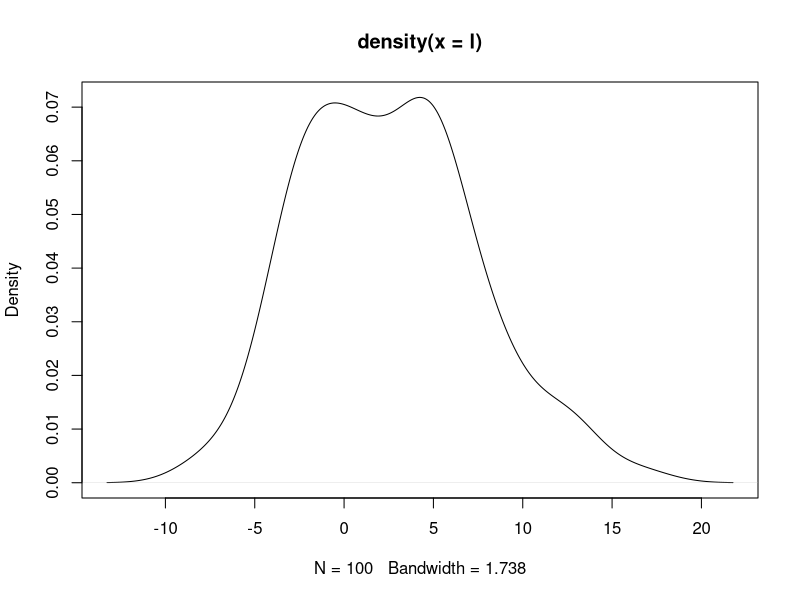

Source code (R):
## ---- chunk 1
x <- 5
y <- "scalar"

x
y
## ---- chunk 2
    df = data.frame(x = rnorm(100,0,1), y = seq(from = 1, to = 100) )
    result <- lm(y~x, data =df)
    
    result
## ---- chunk 3
    result$coeff
## ---- chunk 4
str(df)
## ---- chunk 5
x <- c(35.6, 36.1, 35.8, 37.0, 36.5, 37.2, 35.8)
str(x)
is.vector(x)
## ---- chunk 6
    a <- c(1, 2, 4, 6, 8)         
    b <- c(1, c(2, c(4, 6.8)))     # 套嵌使用
    a == b
    
    s <- c(1:10)        # 一个序列。相当于 seq(from = 1, to = 10, by= 1)
    s

    int <- c(1L, 6L, 8L)    # 产生integer类

    log <- c(T, F, F, T, T) # logical

    chr <- c("these", "are", "some", "character")
## ---- chunk 7
     f <- seq(1:10)     # 默认的increament是1,相当于 c(1:10)
     f
     
     g <- seq(from = 1, to = 10, by = 0.5)
     
     g
## ---- chunk 8
     h <- rep(5, 10)        # 单个数字的重复
     h
     
     j <- rep(c(1:3), 3)    # 重复一个序列 c(1:3)
     j
## ---- chunk 9
    k <- rnorm(100)    #default：rnorm(no, mean = 0, sd = 1)
         
    l <- rnorm(100, mean = 2, sd = 5)
    plot(density(l))
## ---- chunk 10
x <- rnorm(100)
typeof(x)
length(x)

y <- c("first", "second", "third")
typeof(y)
length(y)

z <- c(T, T, F)
typeof(z)
length(z)

w <- seq(from = 1, to = 10, by = 1)
typeof(w)
length(w)

mat <- matrix(rnorm(20), nrow = 4, ncol = 5)
typeof(mat)
length(mat)
## ---- chunk 11
u <- list(1:3, "cha", T, F, c(1, 4, 7), rep(1, 3), seq(1:5))

u
str(u)
typeof(u)
## ---- chunk 12
v <- list(list(2,4, T, "nope", seq(4:8)), rep(3:4, 2), list(T, F, "yes"))
v

str(v)
typeof(v)
## ---- chunk 13
  x <- factor(c("a", "b", "b", "a"))
  x
  class(x)
  levels(x)
## ---- chunk 14
   mat01 <- matrix(1:10, ncol = 2, nrow = 5)
   
   mat01
## ---- chunk 15
   mat02 <- matrix(1:10)
   dim <- c(2, 5)
   
   mat02
## ---- chunk 16
   mat03 <- matrix(1:15, ncol = 3, nrow = 5)
   
   mat03
   
   colnames(mat03) <- c("x1", "x2", "x3")   # 三个研究变量
   
   mat03
## ---- chunk 17
   mat04 <- matrix(1:15, ncol = 5, nrow = 3)
   
   mat04
   
   rownames(mat04) <- c("obs01", "obs02", "obs03")
   
   mat04
## ---- chunk 18
df <- data.frame(x = 1:5, y = c("a", "b", "c", "d", "e"))

df

str(df)
## ---- chunk 19
df_02 <- data.frame(x = 1:5, y = c("a", "b", "c", "d", "e"),  stringsAsFactors = FALSE)

df_02

str(df_02)
## ---- chunk 20
   df <- data.frame(x = 1:5, y = c("a", "b", "c", "d", "e"))
   
   df
   
   str(df)
   
   df_cbind <- cbind(df, data.frame(z = 5:1))
   
   df_cbind

   str(df_cbind)
## ---- chunk 21
  df <- data.frame(x = 1:5, y = c("a", "b", "c", "d", "e"))
  
  df
  
  str(df)
  
  df_rbind <- rbind(df, data.frame(x = 10, y = "j"))
  
  df_rbind
  
  str(df_rbind)
## ---- chunk 22
df <- data.frame(x = 1:5, y = c("a", "b", "c", "d", "e"))

df

df$x
